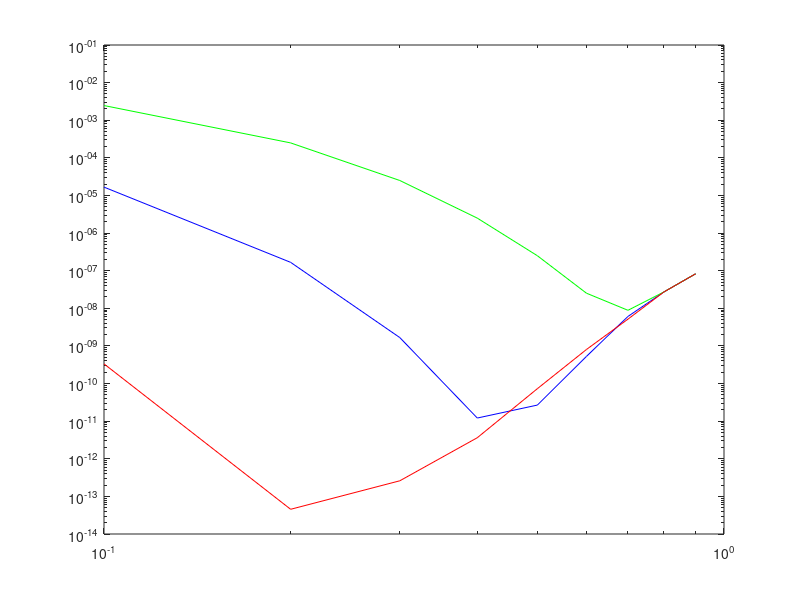

Write the MATLAB code that produced this figure.
%2.a
vectorH = 0;

for i=1:1:10
    vectorH(i) = 10^-i;
end

vectorSolution1 = 0;
vectorSolution2 = 0;
vectorSolution3 = 0;
x = 0;

for i=1:1:10
    vectorSolution1(i) = (exp(0+vectorH(i))-exp(0-vectorH(i)))/(2*vectorH(i));
end

for i=1:1:10
    vectorSolution2(i) = (2*exp(x+vectorH(i))-exp(x)-exp(x-2*vectorH(i)))/(4*vectorH(i));
end

for i=1:1:10
    vectorSolution3(i) = (-exp(x+2*vectorH(i))+8*exp(x+vectorH(i))-8*exp(x-vectorH(i))+exp(x-2*vectorH(i)))/(12*vectorH(i));
end

%2.b
vectorFehler1 = 0;
vectorFehler2 = 0;
vectorFehler3 = 0;

for i=1:1:10
    vectorFehler1(i) = abs(exp(x)-vectorSolution1(i));
end

for i=1:1:10
    vectorFehler2(i) = abs(exp(x)-vectorSolution2(i));
end

for i=1:1:10
    vectorFehler3(i) = abs(exp(x)-vectorSolution3(i));
end

x = [0:0.1:0.9];
loglog(x,vectorFehler1,'b',x,vectorFehler2,'g',x,vectorFehler3,'r')

%2c
%precision=16;
%for i=1:1:10
%    num2str(vectorFehler1(i),precision)
%end

%for i=1:1:10
%    num2str(vectorFehler2(i),precision)
%end
%for i=1:1:10
%    num2str(vectorFehler3(i),precision)
%end
